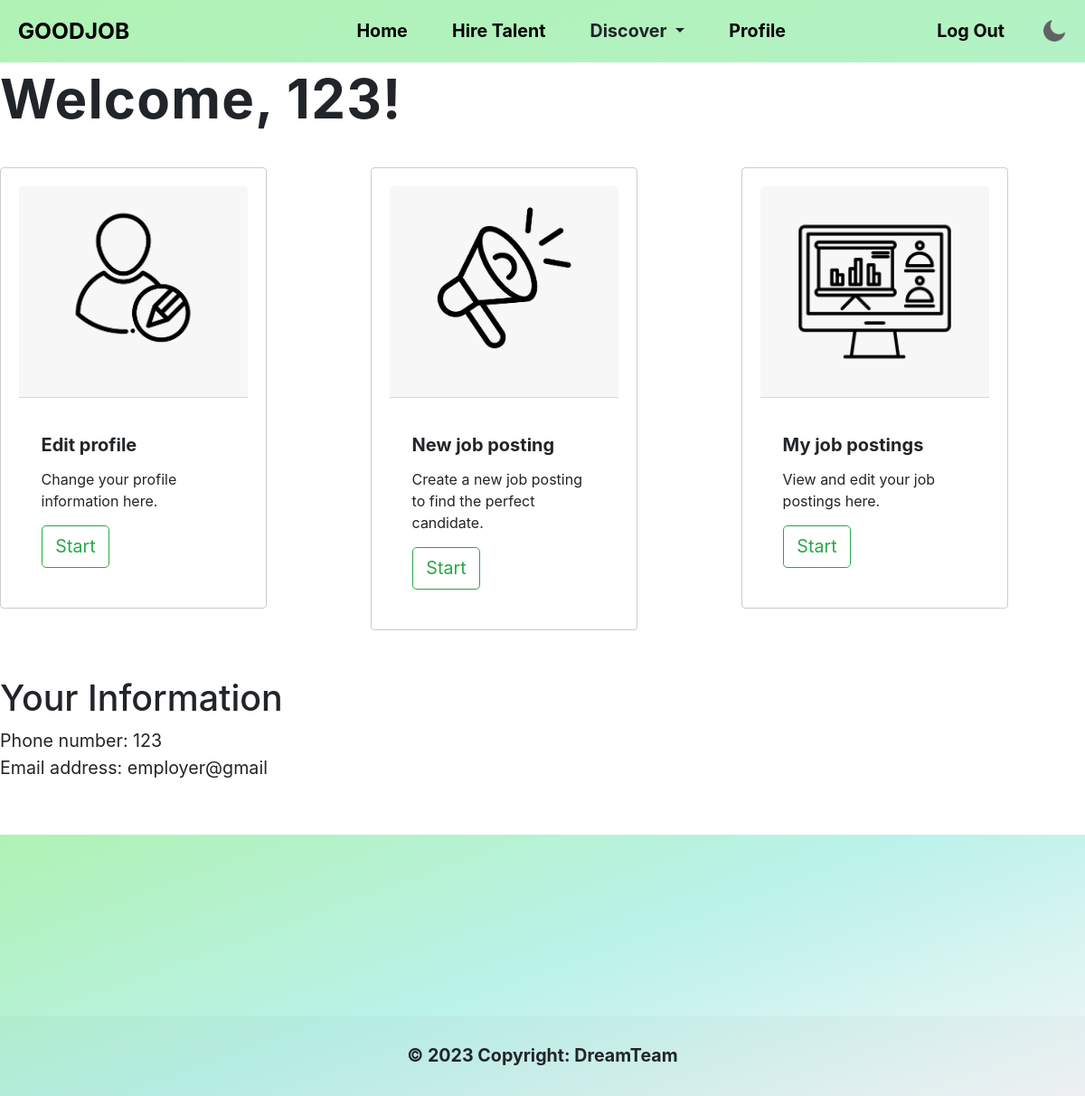
Page /employer_home (signed in) on the earlier database version.
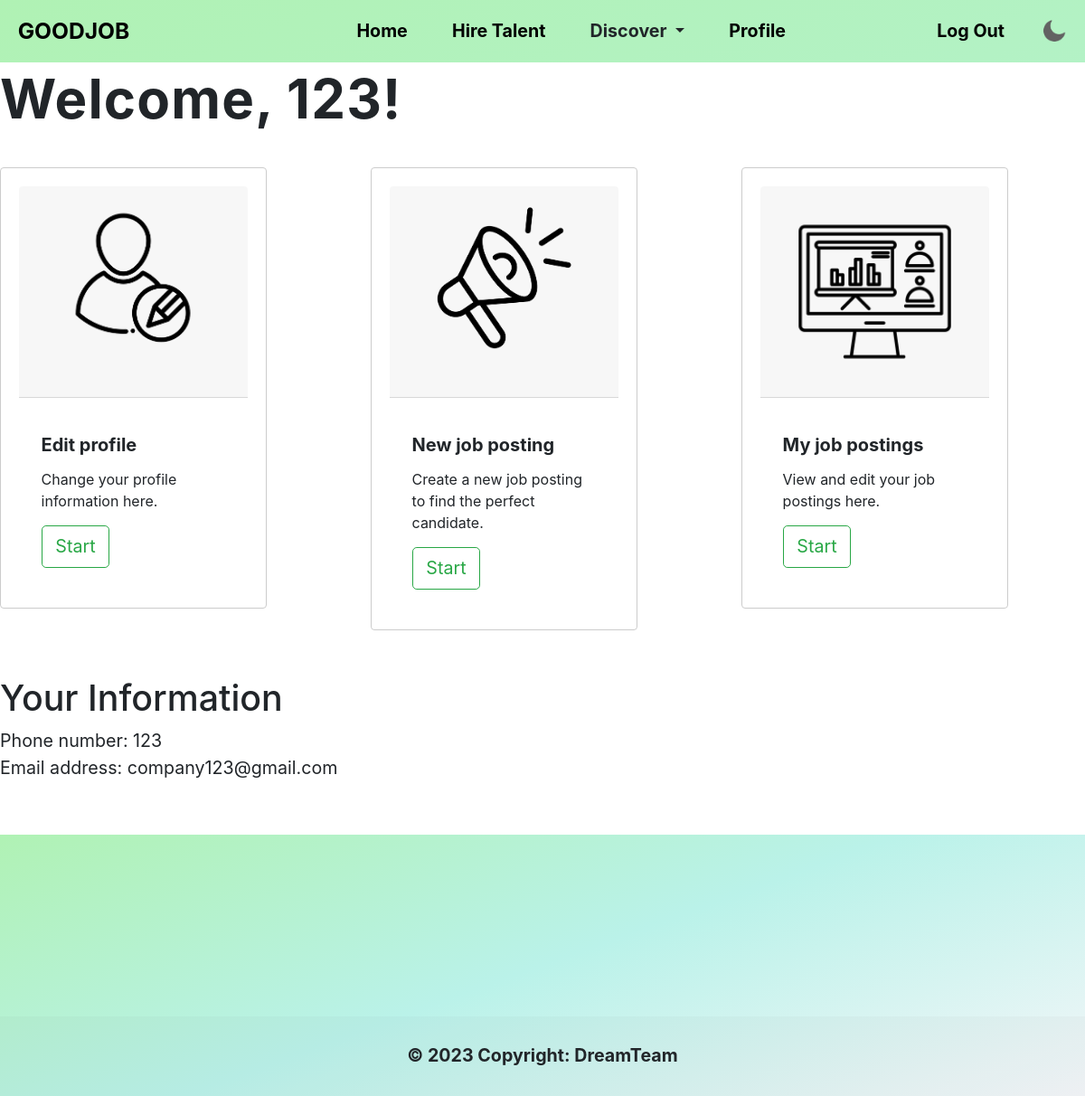
Same page on the later database version.
### app/models/user.py (models this page shows)
class User(db.Model, UserMixin):
    id = db.Column(db.Integer, primary_key=True)
    email = db.Column(db.String(100), unique=True)
    password = db.Column(db.String(20))
    first_name = db.Column(db.String(50))
    last_name = db.Column(db.String(50))
    company_name = db.Column(db.String(50))
    phone_number = db.Column(db.String(15))
    resume_file = db.Column(db.LargeBinary)
    profile = db.Column(db.String(20)) #values are "seeker", "employer", "admin"
    Posts = db.relationship('Post', backref='user', passive_deletes=True)

### app/views/main.py (the view)
@main.route('/employer_home')
@login_required
def employer_home():
    user_id = request.args.get('user_id')
    user = User.query.filter_by(id=user_id).first()
    return render_template("home/employer_home.html", user=current_user)

### app/views/main.py (called while the page is built)
@login_required
def get_notifications():
    if current_user:
        notifications = Notification.query.filter_by(user_id=current_user.id).all()
        return notifications
    else:
        return []

@main.context_processor
def inject_notifications():
    notifications = get_notifications()
    return dict(notifications=notifications)

### app/templates/home/employer_home.html (shortened to what this page needs)
{% extends "base.html" %}
{% block content %}
<head>
    <link rel="stylesheet" href="{{ url_for('static', filename='css/employer_home.css') }}">
    <h1 style="margin-bottom: 3%;">{% print("Welcome, " + user.company_name + "!" )%}</h1>
  </head>
<div class="row item1">
    <div class="col-md">
        <div class="card" style="width: 15rem;">
            <div class="card-header">
            <image src="{{url_for('static', filename='images/edit-profile-icon.png')}}" class="card-img-top" alt="imagenotworking">
            </div>
            <div class="card-body">
              <h5 class="card-title">Edit profile</h5>
              <p class="card-text">Change your profile information here.</p>
              <a id = "editinfo" href="/editinfo/{{user.id}}" class="btn btn-outline-success">Start</a>
            </div>
          </div>
    </div>
    <div class="col-md">
        <div class="card" style="width: 15rem;">
            <div class="card-header">
            <image src="{{url_for('static', filename='images/my-job-icon.png')}}" class="card-img-top" alt="imagenotworking">
            </div>
            <div class="card-body">
              <h5 class="card-title">New job posting</h5>
              <p class="card-text">Create a new job posting to find the perfect candidate.</p>
              <a id="create_post" href="/create_post" class="btn btn-outline-success">Start</a>
            </div>
          </div>
    </div>
    <div class="col-md">
        <div class="card" style="width: 15rem;">
            <div class="card-header">
            <image src="{{url_for('static', filename='images/my-postings-icon.png')}}" class="card-img-top" alt="imagenotworking">
            </div>
            <div class="card-body">
              <h5 class="card-title">My job postings</h5>
              <p class="card-text">View and edit your job postings here.</p>
              <a id="my_posts" href="/myposts" class="btn btn-outline-success"> Start</a>
            </div>
          </div>
    </div>
  </div>
<h2 style="margin-top: 3%;">Your Information</h2>
{% print("Phone number: " + user.phone_number) %} </br>
{% print("Email address: " + user.email) %}
{% endblock %}

### app/templates/base.html (shortened to what this page needs)
<!DOCTYPE html>
<html>
    <head>
        <link rel="stylesheet" href="https://cdn.jsdelivr.net/npm/bootstrap@4.3.1/dist/css/bootstrap.min.css"
>
        <link rel="stylesheet" href="https://kit.fontawesome.com/3c22080b59.css">
        <link rel="stylesheet" type="text/css" href="{{ url_for('static', filename='css/main.css') }}">
        <link rel="stylesheet" type="text/css" href="{{ url_for('static', filename='css/jobpostings.css') }}">
        <link rel="stylesheet" type="text/css" href="{{ url_for('static', filename='css/themechange.css') }}">
        <link href='https://unpkg.com/css.gg@2.0.0/icons/css/bell.css' rel='stylesheet'>
        <link href='https://unpkg.com/css.gg@2.0.0/icons/css/profile.css' rel='stylesheet'>
    </head>
    <body>
        <nav class="navbar navbar-expand-lg baredenaviagtion">
          <a class="navbar-brand " href="/">GOODJOB</a>
          <div class="collapse navbar-collapse navigation" id="navbarTogglerDemo03">
            <ul class="navbar-nav ml-auto mt-2 mt-lg-0">
              <li class="nav-item active  mr-4">
                <a class="nav-link" id="home" href="/">Home <span class="sr-only">(current)</span></a>
              </li>
              {%if user and user.is_authenticated and user.profile == 'employer'%}
              <li class="nav-item  mr-4">
                <a class="nav-link" id="hiretalent" href="/create_post">Hire Talent</a>
              </li>
              {%endif%}
              <li class="nav-item dropdown  mr-4">
                <a class="nav-link dropdown-toggle" style="cursor: pointer;"  role="button" data-toggle="dropdown" aria-haspopup="true" aria-expanded="false">
                  Discover
                </a>
              </li>
              {%if user and user.is_authenticated and user.profile == 'employer'%}
              <li class="nav-item  mr-4">
                <a class="nav-link" id="employer_home" href="/employer_home">Profile</a>
              </li>
              {%endif%}
              {%if user and user.is_authenticated and (user.profile == 'seeker' or user.profile == 'employer') %}
              <li class="nav-item dropdown  mr-4">
              </li>
              <li class="nav-item dropdown  mr-4">
              </li>
              {%endif%}
              {% if user and user.is_authenticated %}
              <li class="nav-item  mr-4">
                <a class="nav-link" id="logout" href="/auth/logout">Log Out</a>
              </li>
              {% endif %}
            </ul>
            <img src="{{ url_for('static', filename='images/moon.png') }}" id="themeIcon" alt="moon" >
          </div>
        </nav>
            {% block content %}
            {% endblock %}
<div class="foot"  >
    <div class="container text-center text-md-start mt-5">
      <div class="row mt-3">
      </div>
    </div>
  <div class="text-center p-4" style="background-color: rgba(0, 0, 0, 0.025);">
    <a class="text-reset fw-bold" > © 2023 Copyright: DreamTeam</a>
  </div>
</div>
    </body>
</html>

### app/static/css/main.css (style rules this page uses)
* { margin: 0; text-decoration: none; padding: 0; list-style: none; }
:root { --primary-color: linear-gradient(160deg, #B0F2B4, #BAF2E9, #F4F6F9); --secondary-color: #F8F9FA; --body-fonts: "Helvetica", "Arial", sans-serif; --line-height: 1.5; --background-size: 400% 400%; font-size: calc(16px + (20 - 16) * (100vw - 320px) / (1280 - 320)); }
.baredenaviagtion { background: var(--primary-color); background-size: 600% 600%; animation: GradientAnimation 8s ease infinite; }
a { color:black; text-decoration: none; font-weight: bold; }
h1 { font-weight: bold; font-size: 60px; letter-spacing: .02em; line-height: 60pt; }
* { box-sizing: border-box;margin: 0;padding: 0 }
.foot { background: var(--primary-color); }

### app/static/css/jobpostings.css (style rules this page uses)
.card { border: 1px solid #ccc; border-radius: 4px; padding: 20px; margin-bottom: 15px; background-color: #fff; transition: all 0.3s ease; }
.card-header { display: flex; justify-content: space-between; align-items: center; margin-bottom: 15px; }
.card-title { font-weight: bold; font-size: 20px; margin-right: 10px; }
.card-text { margin-bottom: 15px; font-size: 16px; }

### app/static/css/themechange.css (style rules this page uses)
#themeIcon { width: 30px; cursor: pointer; }

### app/static/css/employer_home.css (style rules this page uses)
.item1 div { position: relative; animation-name: one; animation-duration: 4s; }

Differences in the rows shown:
changed User "Welcome, 123!": email "Email address: employer@gmail" → "Email address: company123@gmail.com"
